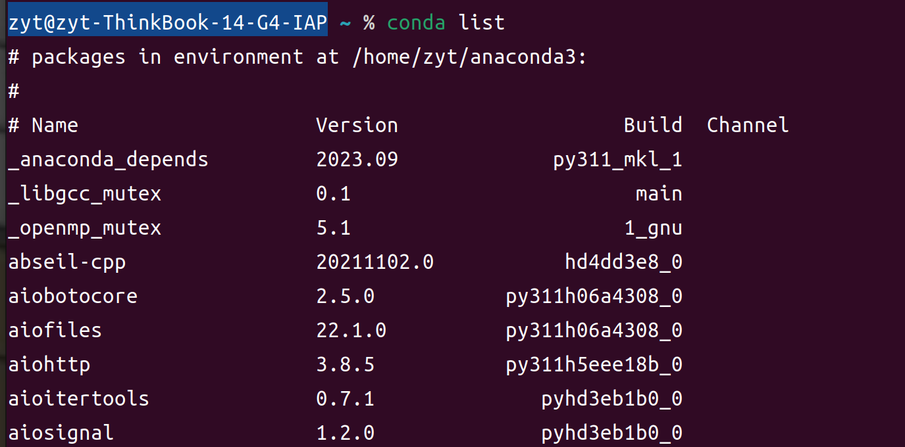
#> input picture OpenCV/image/OpenCV听课笔记/1708953301349.png, 905 x 447 px, shrunk from 1375 x 680 before the run, found by its file name
$ python Hu_match_test.py
#> lines starting #> are read from the running program, lines starting #| are printed output that depends on the picture; after the words box and inside, x2 and y2 are one past the last pixel; in counts of white or black regions, pixels touching at a corner belong together
'''
from ssc202
'''

import cv2
import numpy as np

img = cv2.imread('/media/zyt/Data/WTR_workplace/OpenCV/image/OpenCV听课笔记/1708953301349.png')
#> img is the input picture: shape (447, 905, 3); mean B, G, R 47.4, 21.8, 55.6
shape = cv2.imread('/media/zyt/Data/WTR_workplace/OpenCV/image/OpenCV听课笔记/1708953685082.png')
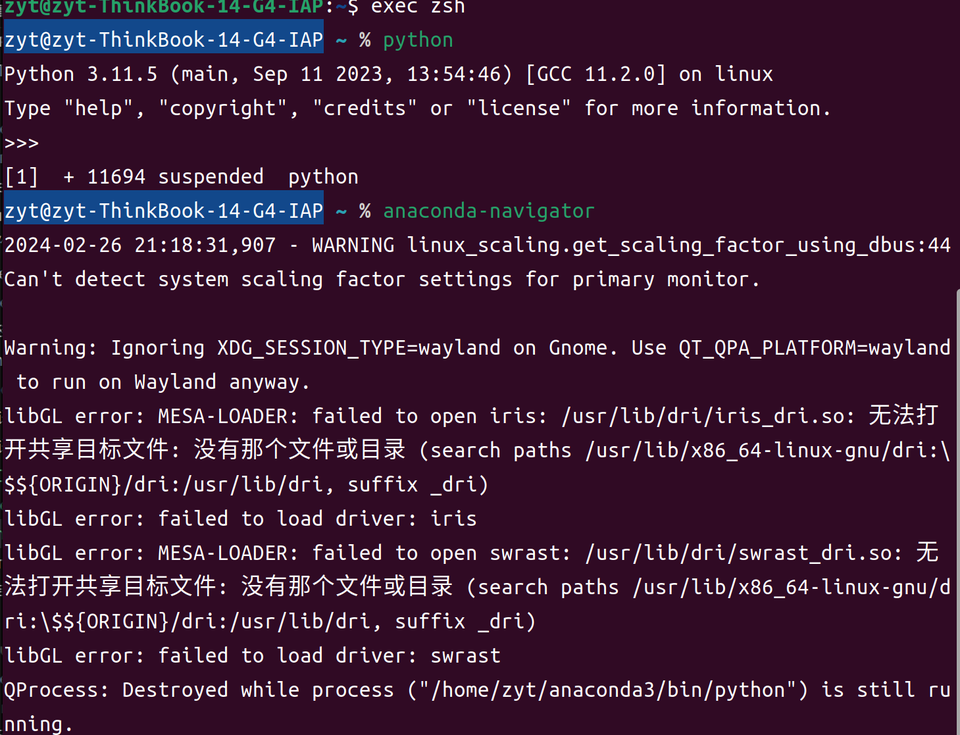
#> input picture OpenCV/image/OpenCV听课笔记/1708953685082.png, 960 x 735 px, shrunk from 1459 x 1117 before the run, found by its file name
#> shape is the input picture: shape (735, 960, 3); mean B, G, R 52.9, 28, 60.1

img1 = cv2.cvtColor(img, cv2.COLOR_BGR2GRAY)
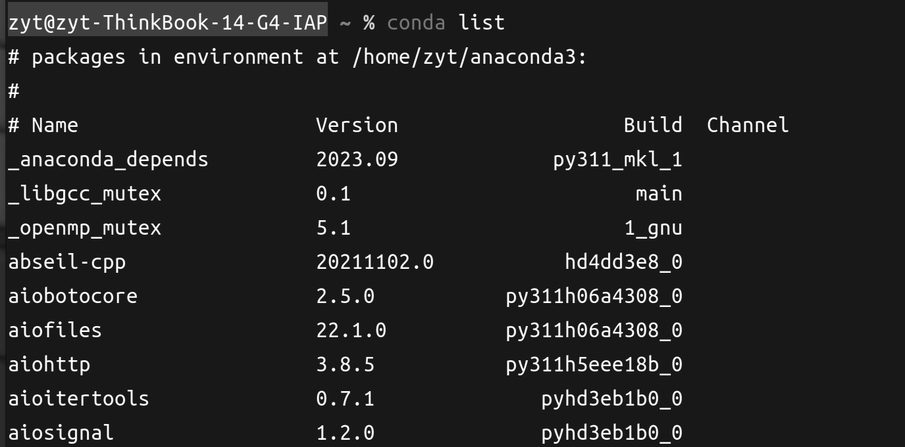
#> img1: shape (447, 905); min 4, max 255, mean 34.5
ret, img1 = cv2.threshold(img1, 127, 255, cv2.THRESH_BINARY)
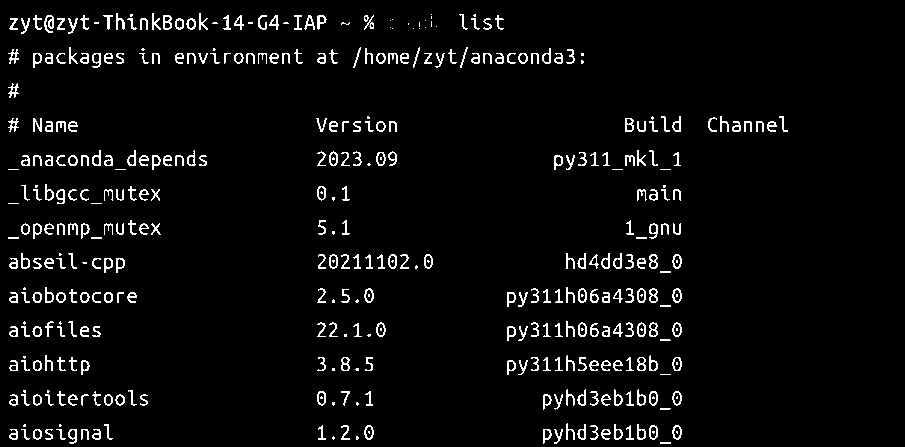
#> img1: shape (447, 905); 4.4% white in thin lines or dots, all inside (x1, y1, x2, y2) = (8, 13, 788, 444)
shape1 = cv2.cvtColor(shape, cv2.COLOR_BGR2GRAY)
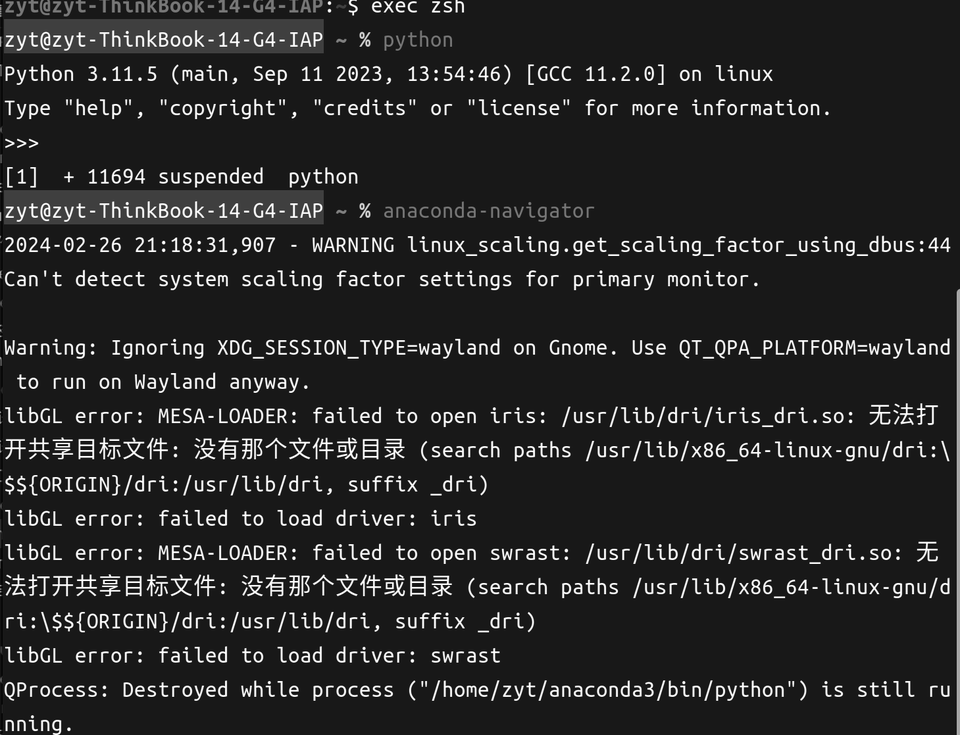
#> shape1: shape (735, 960); min 0, max 255, mean 40.2
ret, shape1 = cv2.threshold(shape1, 127, 255, cv2.THRESH_BINARY)
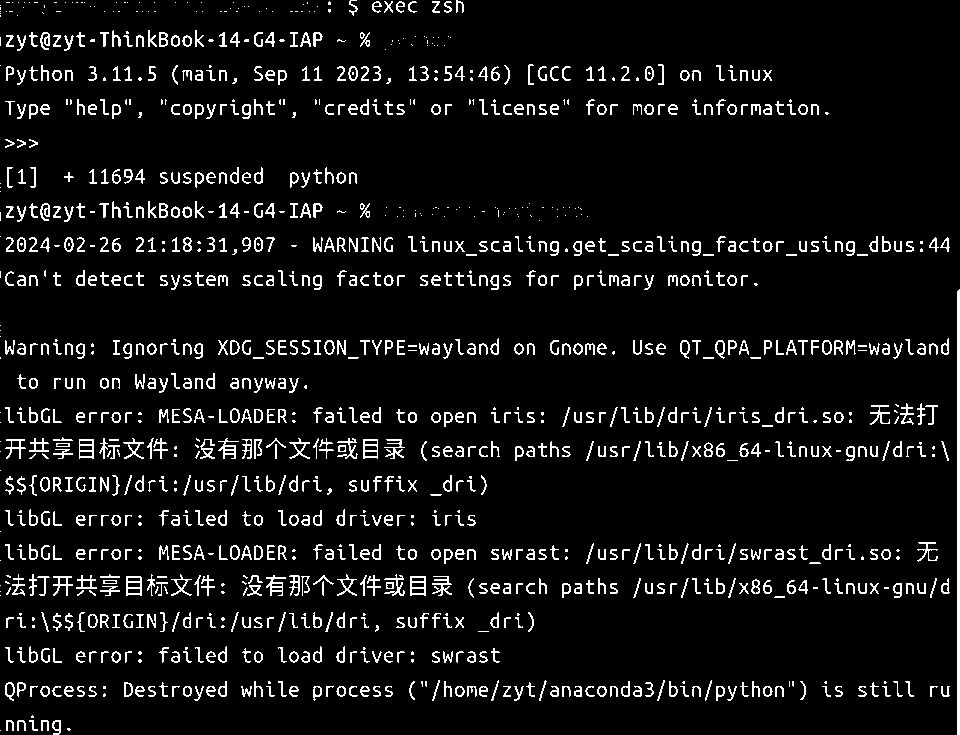
#> shape1: shape (735, 960); 7% white in thin lines or dots

counter_img, hierarchy_img = cv2.findContours(
    img1, cv2.RETR_TREE, cv2.CHAIN_APPROX_SIMPLE)
#> counter_img = 554 contours, 167 with area under 20; largest, box (x1, y1, x2, y2) and area: (163, 15, 172, 30) 102, (364, 425, 374, 440) 100, (672, 425, 682, 440) 99, (672, 288, 682, 303) 99, (364, 288, 374, 303) 99
counter_shape, hierarchy_shape = cv2.findContours(
    shape1, cv2.RETR_TREE, cv2.CHAIN_APPROX_NONE)
#> counter_shape = 1524 contours, 611 with area under 20; largest, box (x1, y1, x2, y2) and area: (957, 289, 960, 735) 888, (410, 576, 426, 596) 273, (126, 576, 142, 596) 272, (363, 439, 378, 459) 254, (79, 439, 94, 459) 254

n = len(counter_img)
#> n = 554
k = []
# 逐个进行模板匹配  会将img中从0到len的轮廓全部与shape的第一个轮廓进行比较
for i in range(n):
    temp = cv2.matchShapes(counter_img[i], counter_shape[0], 1, 0.0)    #函数返回相似度，相似度==0为完全相似
    print(temp)
    if temp < 2:
        k.append(counter_img[i])
#> this loop made 554 passes
#> temp on passes 1 to 3: 1.8e+308, 1.8e+308, 1.8e+308
#| 1.7976931348623157e+308
#| 1.7976931348623157e+308
#| 1.7976931348623157e+308
#| 1.7976931348623157e+308
#| 1.7976931348623157e+308
#| 1.7976931348623157e+308
#| 1.7976931348623157e+308
#| 1.7976931348623157e+308
#> (further printed lines are left out)
#> after the loop, k = 21 contours, all with area under 20

cv2.drawContours(img, k, -1, (0, 255, 0), 2)        #将所有匹配成功了的轮廓全部画到原图像上
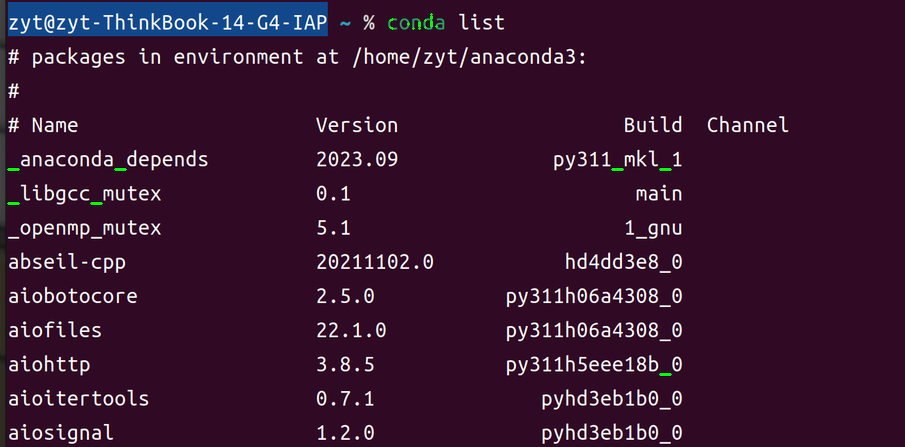
#> img: shape (447, 905, 3); 0.09% of pixels changed, all inside (x1, y1, x2, y2) = (7, 13, 672, 376)
#cv2.drawContours(shape,counter_shape,0, (0, 255, 0), 2)  #用来看匹配标准，，，

while True:
    cv2.imshow('shape', shape)
    cv2.imshow('res', img)
    key = cv2.waitKey(1)
#> (key Esc is pressed here)
    #计算面积的两种方法
    #a1=cv2.contourArea(counter_shape[n])
    #a2=cv2.moments(counter_shape[n])['m00']
    #print(a1,a2)
    if key == 27:
        break

cv2.destroyAllWindows()
